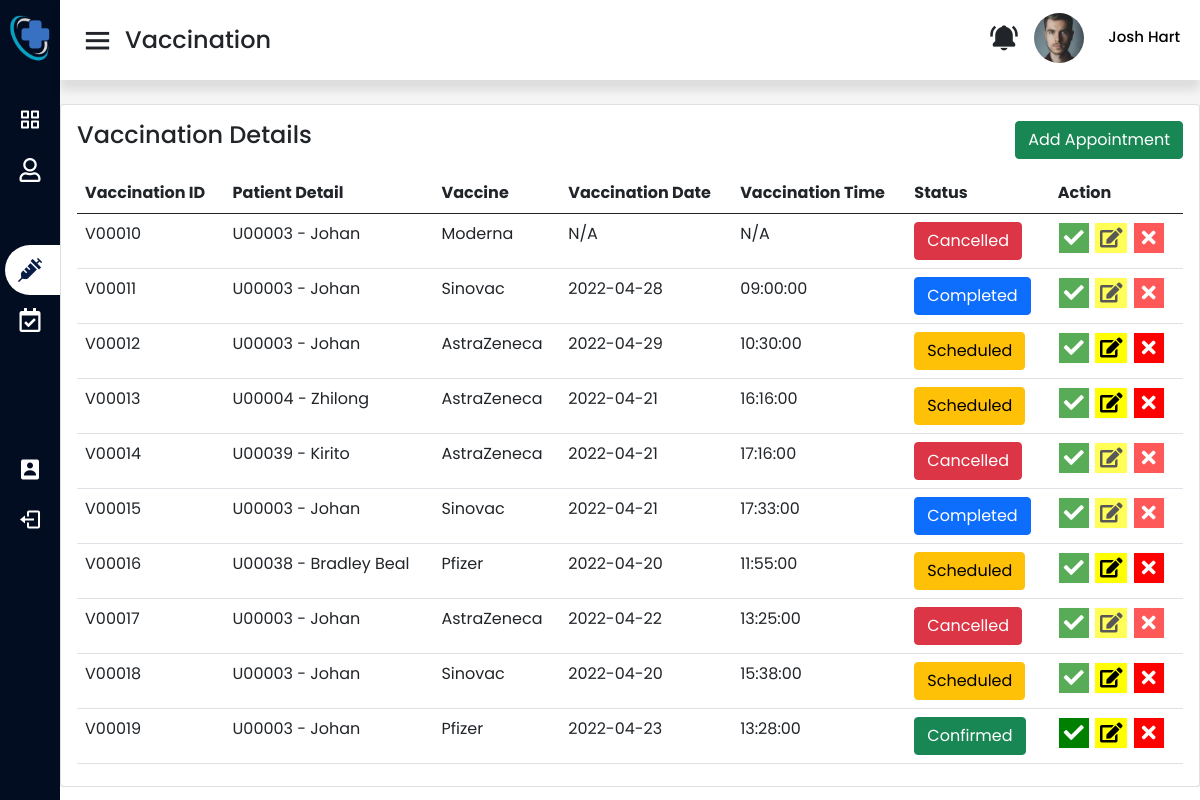
Page /staffVac.php (signed in) on the committed database.
### tables this page shows
CREATE TABLE `staff` (
  `staffPrefix` varchar(1) NOT NULL DEFAULT 'S',
  `staffId` int(5) UNSIGNED ZEROFILL NOT NULL,
  `staffName` varchar(50) NOT NULL,
  `staffEmail` varchar(50) NOT NULL,
  `staffPassword` varchar(50) NOT NULL,
  `staffPosition` varchar(50) NOT NULL,
  `staffDepartment` varchar(50) NOT NULL,
  `staffUsertype` varchar(50) NOT NULL DEFAULT 'staff',
  `staffPhone_number` varchar(50) NOT NULL,
  `staffGender` varchar(50) NOT NULL,
  `staffAddress` varchar(50) NOT NULL,
  `staffBirthdate` date NOT NULL,
  `staffImage_status` int(11) NOT NULL,
  `staffBiography` varchar(256) NOT NULL,
  `staffQualification` varchar(256) NOT NULL
);

CREATE TABLE `vaccine` (
  `vaccinePrefix` varchar(1) NOT NULL DEFAULT 'V',
  `vaccineId` int(5) UNSIGNED ZEROFILL NOT NULL,
  `vaccineDate` date NOT NULL,
  `vaccineTime` time NOT NULL,
  `vaccineBrand` varchar(20) NOT NULL,
  `vaccineStatus` varchar(10) NOT NULL,
  `userId` int(5) UNSIGNED ZEROFILL NOT NULL
);

CREATE TABLE `user` (
  `userPrefix` varchar(10) NOT NULL DEFAULT 'U',
  `userId` int(5) UNSIGNED ZEROFILL NOT NULL,
  `userName` varchar(50) NOT NULL,
  `userEmail` varchar(50) NOT NULL,
  `userPassword` varchar(50) NOT NULL,
  `usertype` varchar(50) NOT NULL DEFAULT 'user',
  `userDate_created` date NOT NULL DEFAULT current_timestamp(),
  `userPhone_number` varchar(50) NOT NULL,
  `userGender` varchar(50) NOT NULL,
  `userBirthdate` date NOT NULL,
  `userAddress` varchar(50) NOT NULL,
  `userImage_status` int(11) NOT NULL
);

### staffVac.php (the view, shortened to what this page needs)
<?php
include 'connection.php';
?>
<!DOCTYPE html>
<head>
  <link rel="stylesheet" href="asset/css/staffstyle.css">
  <link rel="stylesheet" href="asset/css/navbar.css">
  <?php include('asset/includes/cssCDN.php'); ?>
</head>
<body>
  <?php $page = 'staffVac';
  include('asset/includes/staffSideBar.php'); ?>
  <section class="home-section">
    <nav>
      <div class="sidebar-button">
        <i class='bx bx-menu sidebarBtn'></i>
        <span class="dashboard">Vaccination</span>
      </div>
      <div class="right-nav">
        <div class="right noti-bell my-auto">
          <i class='bx bxs-bell-ring'></i>
        </div>
        <div class="profile dropdown">
          <div>
          <?php
          $currentUser = $_SESSION['staffId'];
          $sql = "SELECT * FROM staff WHERE staffId ='$currentUser'";
          $result=mysqli_query($data,$sql);
          if($result){
            while($row = mysqli_fetch_assoc($result)){
                $prefix = $row['staffPrefix'];
                $id = $row['staffId'];
                $imageStatus = $row['staffImage_status'];
                if($imageStatus == 1)
                {
                  echo "<img src='upload/profile".$prefix.$id.".jpg'>";
                }
                else{
                  echo "<img src='asset/image/short-emp.jpg'>";
                }
            }
          }
          ?>
            <?php
            $currentUser = $_SESSION['staffId'];
            $sql = "SELECT * FROM staff WHERE staffId ='$currentUser'";
            $result = mysqli_query($data, $sql);
            if ($result) {
              while ($row = mysqli_fetch_assoc($result)) {
                $staffName = $row['staffName'];
            ?>
                <span class="profile_name"><?php echo $staffName ?></span>
            <?php }
            } ?>
          </div>
        </div>
      </div>
    </nav>
    <div class="home-content">
      <div class="col-lg-12 grid-margin stretch-card">
        <div class="card">
          <div class="card-body">
            <div class="row mb-2">
              <div class="col-lg-5">
                <h4 class="card-title">Vaccination Details</h4>
              </div>
              <div class="col-lg-7">
                <div class="d-flex flex-row-reverse">
                  <button type="button" class="btn btn-success float-right" data-bs-toggle="modal" data-bs-target="#addData">
                    Add Appointment
                  </button>
                </div>
              </div>
            </div>
            <div class="table-responsive">
              <table class="table table-hover table-condensed" id="dataTableID" style="width:100%">
                <thead>
                  <tr>
                    <th>Vaccination ID</th>
                    <th>Patient Detail</th>
                    <th>Vaccine</th>
                    <th>Vaccination Date</th>
                    <th>Vaccination Time</th>
                    <th> Status </th>
                    <th> Action </th>
                  </tr>
                </thead>
                <tbody>
                  <?php
                  $viewSql = "SELECT * FROM `vaccine` INNER JOIN  `user` ON  vaccine.userId = user.userId";
                  $result = mysqli_query($data, $viewSql);
                  while ($fetch = mysqli_fetch_array($result)) {
                    $vprefix = $fetch['vaccinePrefix'];
                    $vid = $fetch['vaccineId'];
                    $date = $fetch['vaccineDate'];
                    $time = $fetch['vaccineTime'];
                    $status = $fetch['vaccineStatus'];
                    $brand = $fetch['vaccineBrand'];
                    $uid = $fetch['userId'];
                    $uprefix = $fetch['userPrefix'];
                    $uname = $fetch['userName'];
                    if ($date == "0000-00-00" && $time == "00:00:00") {
                      $date = "N/A";
                      $time = "N/A";
                    }
                    if ($status == "Booked") {
                      $color = "btn-secondary";
                      $error = "";
                      $errorTick = "";
                      $target = "accept";
                    } else if ($status == "Scheduled") {
                      $color = "btn-warning";
                      $error = "";
                      $errorTick = "disabled";
                    } else if ($status == "Confirmed") {
                      $color = "btn-success";
                      $error = "";
                      $errorTick = "";
                      $target = "complete";
                    } else if ($status == "Cancelled") {
                      $color = "btn-danger";
                      $error = "disabled";
                      $errorTick = "";
                    } else if ($status == "Completed") {
                      $color = "btn-primary";
                      $error = "disabled";
                      $errorTick = "";
                    }
                  ?>
                    <tr>
                      <td><?php echo $vprefix . "" . $vid ?></td>
                      <td><?php echo $uprefix . "" . $uid . " - " . $uname; ?></td>
                      <td><?php echo $brand ?></td>
                      <td><?php echo $date ?></td>
                      <td><?php echo $time ?></td>
                      <td>
                        <button type="button" class="btn <?php echo $color; ?>">
                          <?php echo $status; ?>
                        </button>
                      </td>
                      <td class="action-button">
                        <button type="button" <?php echo $error . "" . $errorTick; ?> class="btn btn-light" data-bs-toggle="modal" data-bs-target="#<?php echo $target ?><?php echo $vid; ?>">
                          <i class="fas fa-check"></i></button>
                        <button type="button" <?php echo $error ?> class="btn btn-light" data-bs-toggle="modal" data-bs-target="#schedule<?php echo $vid; ?>">
                          <i class="fas fa-edit"></i></button>
                        <button type="button" <?php echo $error ?> class="btn btn-light" data-bs-toggle="modal" data-bs-target="#cancel<?php echo $vid; ?>">
                          <i class="fas fa-times"></i></i></button>
                      </td>
                    </tr>
                  <?php
                  }
                  ?>
                </tbody>
              </table>
            </div>
          </div>
        </div>
      </div>
    </div>
  </section>
</body>
</html>

### asset/css/staffstyle.css (style rules this page uses)
* { margin: 0; padding: 0; box-sizing: border-box; font-family: "Poppins", sans-serif; }
body { overflow-x: hidden; }
.home-section .home-content { position: relative; padding-top: 104px; }
.home-section .home-content .action-button .fa-check { background-color: green; color: white; font-size: 20px; padding: 5px; }
.home-section .home-content .action-button .fa-times { background-color: red; color: white; width: 30px; font-size: 20px; padding: 5px; }
.home-section .home-content .action-button .fa-edit { background-color: yellow; color: black; font-size: 20px; padding: 5px; }
.home-section .home-content .action-button button { padding: 0; }

### asset/css/navbar.css (style rules this page uses)
.home-section { position: relative; background: #f5f5f5; min-height: 20px; height: 100%; width: calc(100% - 220px); left: 220px; transition: all 0.5s ease; overflow-y: auto; }
.home-section nav { display: flex; justify-content: space-between; height: 80px; background: #fff; display: flex; align-items: center; position: fixed; width: calc(100% - 220px); left: 220px; z-index: 100; padding: 0 20px; box-shadow: 0 10px 10px rgba(0, 0, 0, 0.1); transition: all 0.5s ease; }
.home-section nav .sidebar-button { display: flex; align-items: center; font-size: 24px; font-weight: 500; }
nav .sidebar-button i { font-size: 35px; margin-right: 10px; }
nav .right-nav { display: flex; }
nav .right-nav i { font-size: 30px; }
nav .right-nav .right { float: left; padding: 10px; }
nav .right-nav .profile img { border-radius: 50%; width: 50px; height: 50px; object-fit: cover; margin-left: 5px; margin-right: 10px; }
nav .right-nav .profile .profile_name { color: rgb(0, 0, 0); font-size: 15px; white-space: nowrap; font-weight: 500; margin-left: 10px; }
@media (max-width: 1240px) { .home-section { width: calc(100% - 60px); left: 60px; } }
@media (max-width: 1240px) { .home-section nav { width: calc(100% - 60px); left: 60px; } }

### rows in the picture
staff: staffImage_status 1 (drawn), staffName "Josh Hart"
vaccine: vaccinePrefix "V", vaccineId "00010", userId.userPrefix "U", userId.userId "00003", userId.userName "Johan", vaccineBrand "Moderna", date "N/A", time "N/A", vaccineStatus "Cancelled"
vaccine: vaccinePrefix "V", vaccineId "00011", userId.userPrefix "U", userId.userId "00003", userId.userName "Johan", vaccineBrand "Sinovac", vaccineDate "2022-04-28", vaccineTime "09:00:00", vaccineStatus "Completed"
vaccine: vaccinePrefix "V", vaccineId "00012", userId.userPrefix "U", userId.userId "00003", userId.userName "Johan", vaccineBrand "AstraZeneca", vaccineDate "2022-04-29", vaccineTime "10:30:00", vaccineStatus "Scheduled"
vaccine: vaccinePrefix "V", vaccineId "00013", userId.userPrefix "U", userId.userId "00004", userId.userName "Zhilong", vaccineBrand "AstraZeneca", vaccineDate "2022-04-21", vaccineTime "16:16:00", vaccineStatus "Scheduled"
vaccine: vaccinePrefix "V", vaccineId "00014", userId.userPrefix "U", userId.userId "00039", userId.userName "Kirito", vaccineBrand "AstraZeneca", vaccineDate "2022-04-21", vaccineTime "17:16:00", vaccineStatus "Cancelled"
vaccine: vaccinePrefix "V", vaccineId "00015", userId.userPrefix "U", userId.userId "00003", userId.userName "Johan", vaccineBrand "Sinovac", vaccineDate "2022-04-21", vaccineTime "17:33:00", vaccineStatus "Completed"
vaccine: vaccinePrefix "V", vaccineId "00016", userId.userPrefix "U", userId.userId "00038", userId.userName "Bradley Beal", vaccineBrand "Pfizer", vaccineDate "2022-04-20", vaccineTime "11:55:00", vaccineStatus "Scheduled"
vaccine: vaccinePrefix "V", vaccineId "00017", userId.userPrefix "U", userId.userId "00003", userId.userName "Johan", vaccineBrand "AstraZeneca", vaccineDate "2022-04-22", vaccineTime "13:25:00", vaccineStatus "Cancelled"
vaccine: vaccinePrefix "V", vaccineId "00018", userId.userPrefix "U", userId.userId "00003", userId.userName "Johan", vaccineBrand "Sinovac", vaccineDate "2022-04-20", vaccineTime "15:38:00", vaccineStatus "Scheduled"
vaccine: vaccinePrefix "V", vaccineId "00019", userId.userPrefix "U", userId.userId "00003", userId.userName "Johan", vaccineBrand "Pfizer", vaccineDate "2022-04-23", vaccineTime "13:28:00", vaccineStatus "Confirmed"
